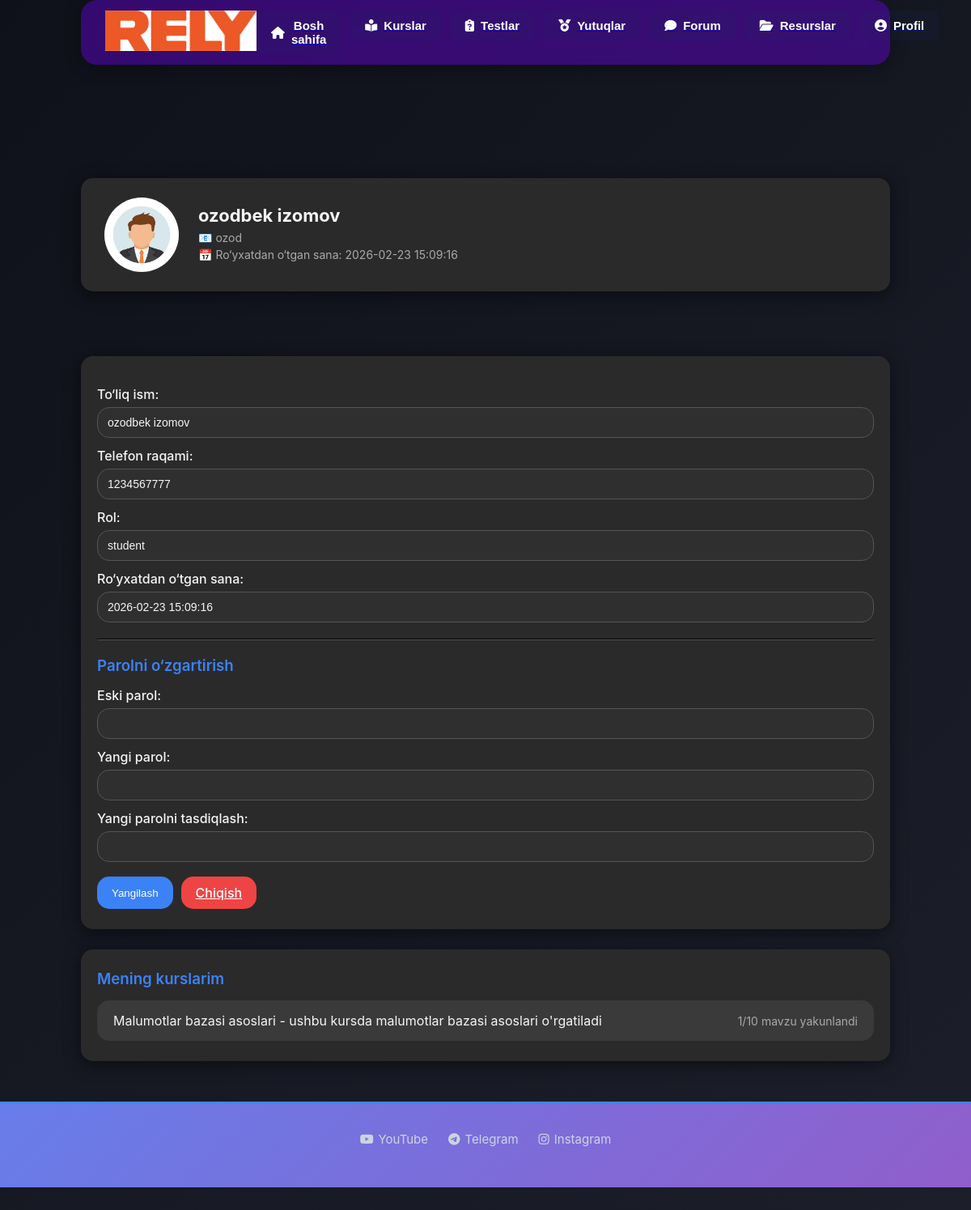
The app's page /student/profile (signed in), older data.
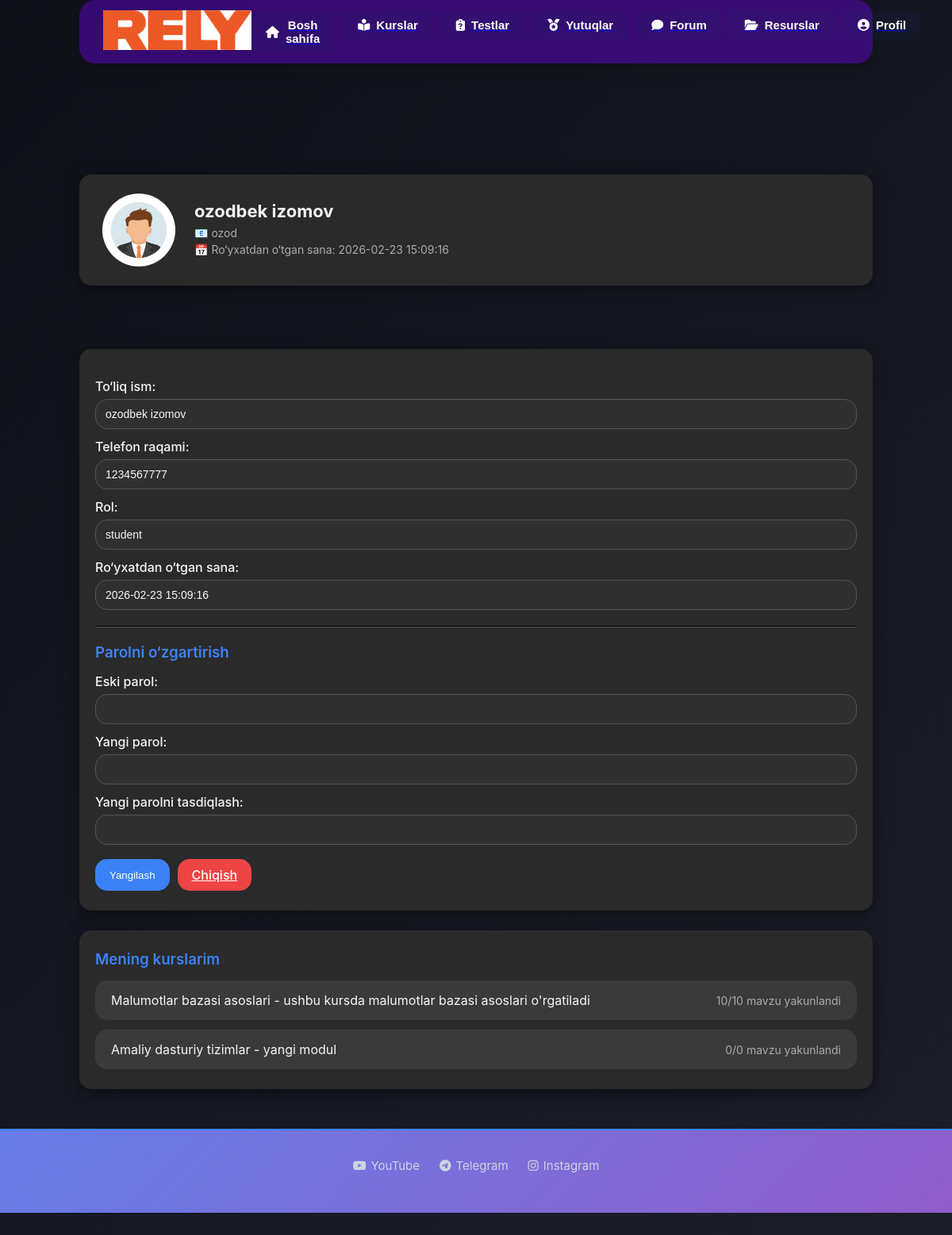
The same page, newer data.
### tables this page shows
CREATE TABLE courses(
    id INTEGER PRIMARY KEY AUTOINCREMENT,
    name TEXT NOT NULL,
    title TEXT NOT NULL,
    img TEXT
);

### routes/student.py (the view, shortened to what this page needs)
@bp.route("/profile", methods=["GET", "POST"])
def profile():
    user_id = session.get("user_id")
    if not user_id:
        return redirect("/login")
    conn = get_db()
    c = conn.cursor()
    user = c.execute("SELECT * FROM users WHERE id=?", (user_id,)).fetchone()
    courses = c.execute("""
        SELECT cr.id, cr.name, cr.title,
               SUM(CASE WHEN s.value='succesfully' THEN 1 ELSE 0 END) AS completed,
               COUNT(t.id) AS total_topics
        FROM enrollments e
        JOIN courses cr ON e.course_id = cr.id
        LEFT JOIN chapters ch ON ch.course_id = cr.id
        LEFT JOIN topics t ON t.chapter_id = ch.id
        LEFT JOIN studies s ON s.topic_id = t.id AND s.user_id=?
        WHERE e.user_id=?
        GROUP BY cr.id
    """, (user_id, user_id)).fetchall()
    conn.close()
    return render_template("student/profile.html", user=user, courses=courses)

### routes/student.py (called while the page is built)
def get_db():
    conn = sqlite3.connect("database.db")
    conn.row_factory = sqlite3.Row
    return conn

### templates/student/profile.html (shortened to what this page needs)
{% extends "base.html" %}
{% block content %}
<div class="profile-container">
    <div class="profile-header"></div>
    <div class="profile-card">
        <img src="{{ url_for('static', filename='icons/profile.png') }}" alt="Profil rasmi" class="profile-avatar">
        <div class="profile-info">
            <h2>{{ user['full_name'] }}</h2>
            <p>📧 {{ user['login'] }}</p>
            <p>📅 Ro‘yxatdan o‘tgan sana: {{ user['date'] }}</p>
        </div>
    </div>
    <div class="section">
        <form method="post" class="profile-form">
            <label>To‘liq ism:</label>
            <input type="text" name="full_name" value="{{ user['full_name'] }}">
            <label>Telefon raqami:</label>
            <input type="text" name="number" value="{{ user['number'] or '' }}">
            <label>Rol:</label>
            <input type="text" value="{{ user['role'] }}" disabled>
            <label>Ro‘yxatdan o‘tgan sana:</label>
            <input type="text" value="{{ user['date'] }}" disabled>
            <hr style="margin:20px 0; border-color:#555;">
            <h3>Parolni o‘zgartirish</h3>
            <label>Eski parol:</label>
            <input type="password" name="old_password">
            <label>Yangi parol:</label>
            <input type="password" name="new_password">
            <label>Yangi parolni tasdiqlash:</label>
            <input type="password" name="confirm_password">
            <div style="display:flex; flex-wrap:wrap; gap:10px;">
                <button type="submit" class="button">Yangilash</button>
                <a href="{{ url_for('student.logout') }}" class="button logout">Chiqish</a>
            </div>
        </form>
    </div>
    <div class="section">
        <h3>Mening kurslarim</h3>
        {% if courses %}
            {% for c in courses %}
                <div class="course-card">
                    <span>{{ c['name'] }}{% if c['title'] %} - {{ c['title'] }}{% endif %}</span>
                    <span class="course-progress">{{ c['completed'] }}/{{ c['total_topics'] }} mavzu yakunlandi</span>
                </div>
            {% endfor %}
        {% else %}
            <p>Siz hali hech qanday kursga yozilmagansiz.</p>
        {% endif %}
    </div>
</div>
{% endblock %}

Row changes from the older to the newer data that the page shows:
computed for courses "Malumotlar bazasi asoslari": completed "1" → "10"
added courses: name "Amaliy dasturiy tizimlar", title "yangi modul", completed "0", total_topics "0"
